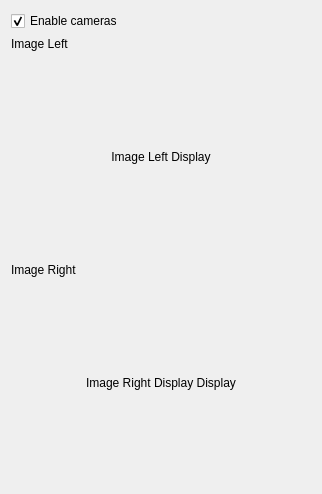
<?xml version="1.0" encoding="UTF-8"?>
<ui version="4.0">
 <class>cameraWidget</class>
 <widget class="QWidget" name="cameraWidget">
  <property name="geometry">
   <rect>
    <x>0</x>
    <y>0</y>
    <width>318</width>
    <height>470</height>
   </rect>
  </property>
  <property name="windowTitle">
   <string>Camera</string>
  </property>
  <layout class="QVBoxLayout" name="verticalLayout">
   <item>
    <widget class="QCheckBox" name="checkBox">
     <property name="text">
      <string>Enable cameras</string>
     </property>
     <property name="checked">
      <bool>true</bool>
     </property>
    </widget>
   </item>
   <item>
    <widget class="QLabel" name="labelleft">
     <property name="sizePolicy">
      <sizepolicy hsizetype="Preferred" vsizetype="Fixed">
       <horstretch>0</horstretch>
       <verstretch>0</verstretch>
      </sizepolicy>
     </property>
     <property name="text">
      <string>Image Left</string>
     </property>
    </widget>
   </item>
   <item>
    <widget class="QLabel" name="labelImageLeft">
     <property name="minimumSize">
      <size>
       <width>300</width>
       <height>200</height>
      </size>
     </property>
     <property name="text">
      <string>Image Left Display</string>
     </property>
     <property name="alignment">
      <set>Qt::AlignCenter</set>
     </property>
    </widget>
   </item>
   <item>
    <widget class="QLabel" name="labelright">
     <property name="sizePolicy">
      <sizepolicy hsizetype="Preferred" vsizetype="Fixed">
       <horstretch>0</horstretch>
       <verstretch>0</verstretch>
      </sizepolicy>
     </property>
     <property name="text">
      <string>Image Right</string>
     </property>
    </widget>
   </item>
   <item>
    <widget class="QLabel" name="labelImageRight">
     <property name="minimumSize">
      <size>
       <width>300</width>
       <height>200</height>
      </size>
     </property>
     <property name="text">
      <string>Image Right Display Display</string>
     </property>
     <property name="alignment">
      <set>Qt::AlignCenter</set>
     </property>
    </widget>
   </item>
  </layout>
 </widget>
 <resources/>
 <connections/>
</ui>
